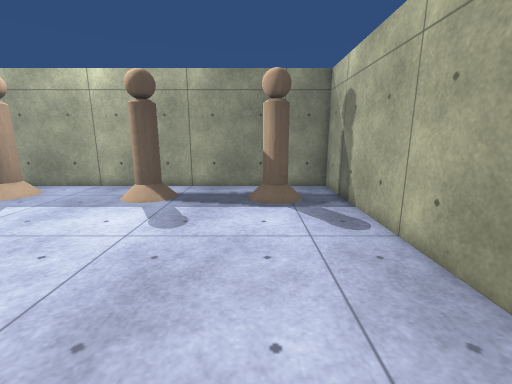
[1] (above)

12 first-person views from a walk through a scene from a Unity 3-D project. The camera is 1.3 m above the floor, tilts 12° down and sees 90° across. The floor is counted in squares, 0.5 m on a side. Each view is taken from the middle of a square. On the plan, view 1 faces up. The plan holds only what a view shows up to about 18 squares ahead; the rest is blank. Surface patterns are stand-ins for the level's own textures.

[2]
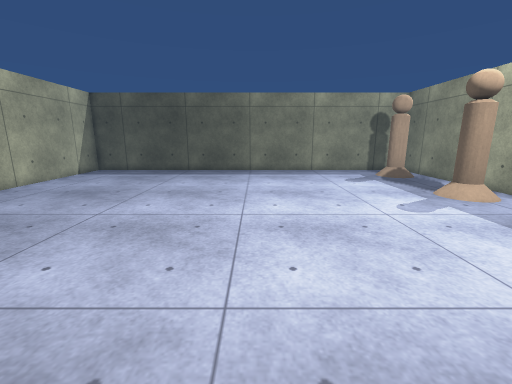

[3]
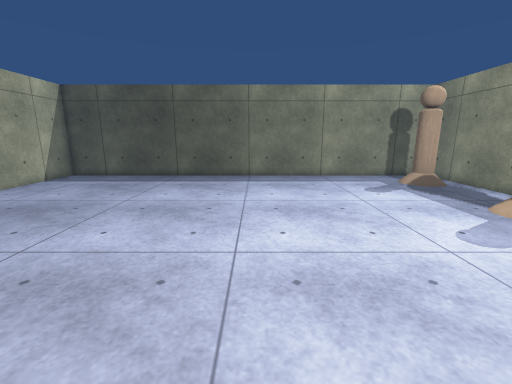

[4]
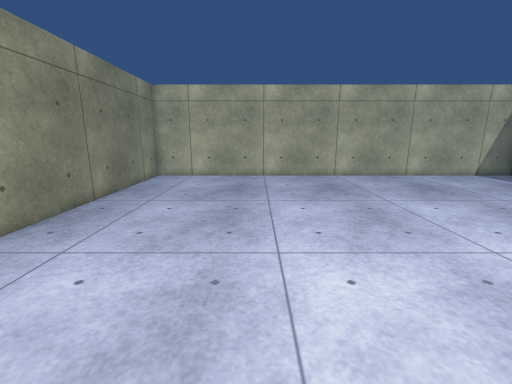

[5]
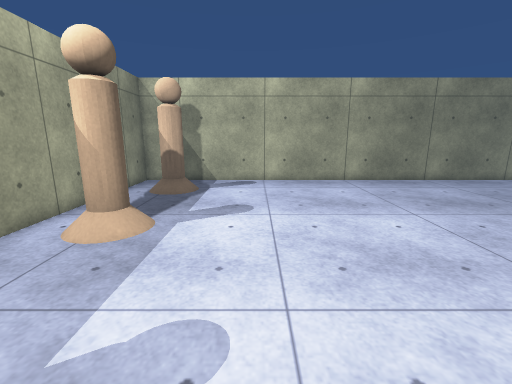

[6]
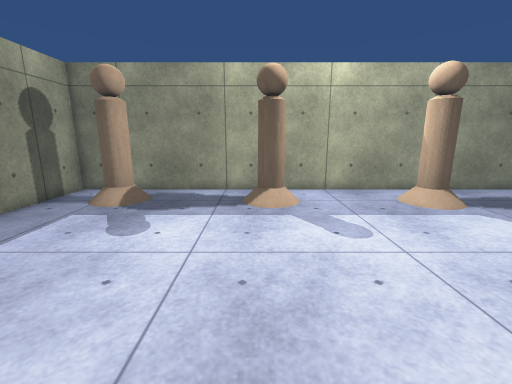

[7]
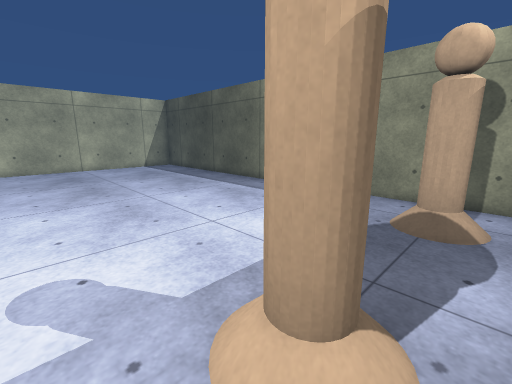

[8]
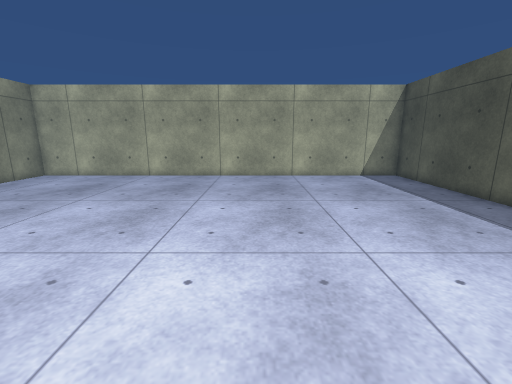

[9]
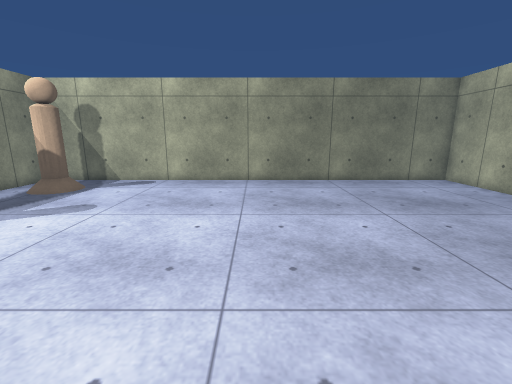

[10]
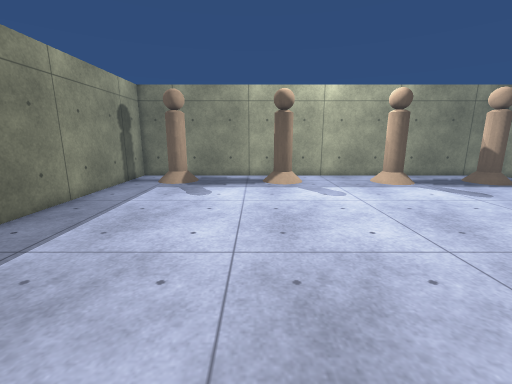

[11]
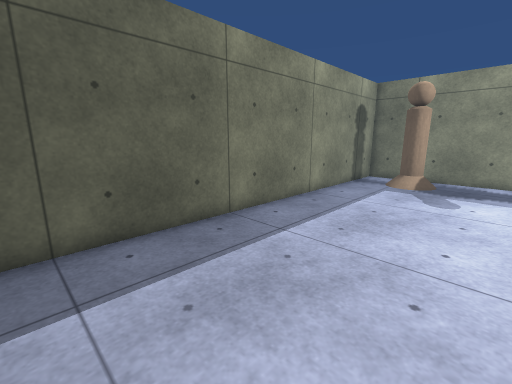

[12]
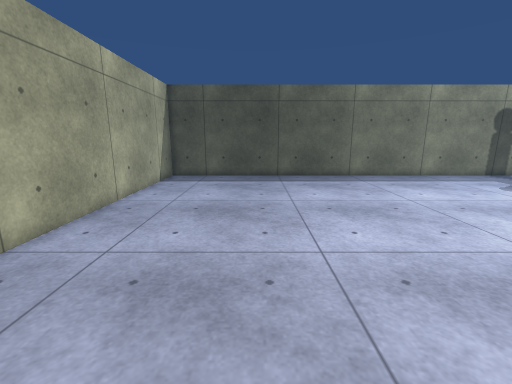

### Floor plan
Key: @ floor where view 1 was taken; # wall or solid block; . floor; / step, stairs or slope.
Columns run from 21 left of view 1 to 4 right of it. Each row starts with its distance up from view 1.
 14 ##########################
 13 #........................#
 12 #..##....##.....# .../ ..#
 11 #..##....##.....##.../#..#
 10 #........................#
  9 #........................#
  8 #........................#
  7 #........................#
  6 #........................#
  5 #........................#
  4 #........................#
  3 #........................#
  2 #........................#
  1 #........................#
  0 #....................@...#
 -1 #........................#
 -2 #........................#
 -3 #........................#
 -4 #........................#
 -5 #........................#
 -6 #........................#
 -7 #........................#
 -8 #........................#
 -9 #........................#
-10 #........................#
-11 ##########################

Positions as (right, up) in squares from view 1, and headings:
1: (0, 0), facing up
2: (0, 2), facing left
3: (-3, 2), facing left
4: (-3, 7), facing down
5: (-12, 7), facing right
6: (-12, 1), facing up
7: (-9, 13), facing down-left
8: (-11, 7), facing down
9: (-12, 1), facing right
10: (-13, -4), facing up
11: (-14, -4), facing up-left
12: (-3, -5), facing left
